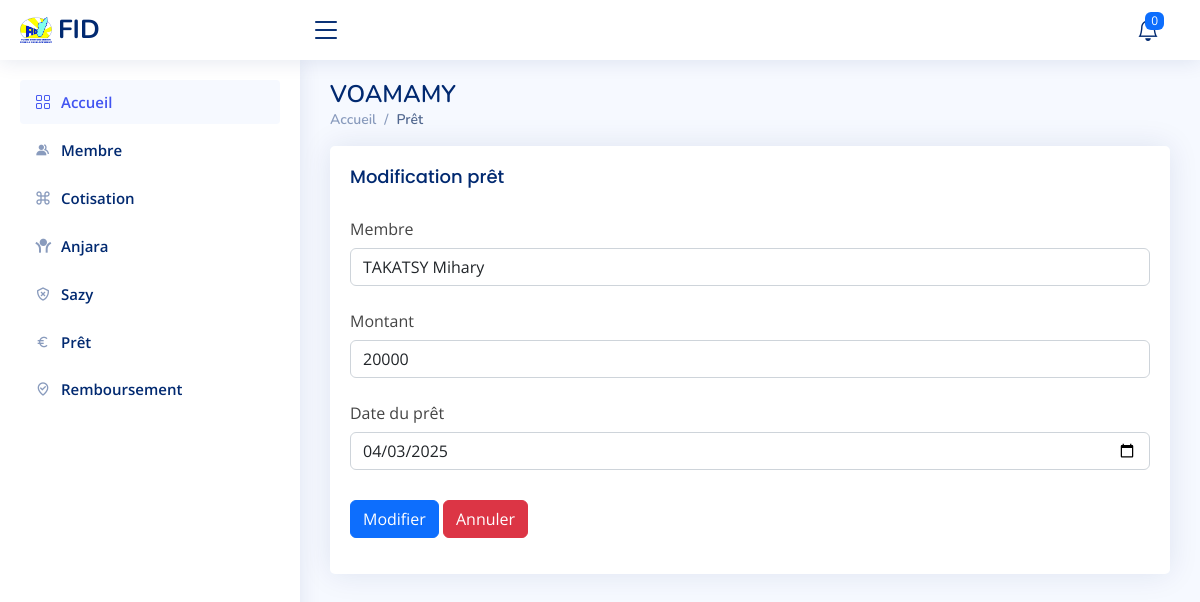
Screenshot of /index.php/vm_controller/pret/modifier/23 with the database file from the repository.
### tables this page shows
CREATE TABLE `pret` (
  `ID_pret` int(10) NOT NULL,
  `ID_membre` int(10) NOT NULL,
  `Montant` double NOT NULL,
  `Date_pret` date NOT NULL,
  `Statut` varchar(25) NOT NULL DEFAULT 'encours',
  `lu` tinyint(1) DEFAULT 0
);

CREATE TABLE `membre` (
  `ID_membre` int(10) NOT NULL,
  `Nom` varchar(50) NOT NULL,
  `Prenom` varchar(50) NOT NULL
);

### application/controllers/vm_controller.php (called while the page is built, shortened)
<?php
class vm_controller extends CI_Controller {
    public function __construct() {
        $this->load->model('vm_model');
        $this->load->library(['form_validation', 'session']);
        $this->load->helper(['url', 'form']);
    }
public function pret($action = null, $ID_pret = null){
        $this->load->model('vm_model');
        $data = [];
        if ($action === 'modifier' && !empty($ID_pret)) {
            $data['pret'] = $this->vm_model->get_pret($ID_pret);
            $data['membre'] = $this->vm_model->pret();
            $this->load->view('modif_pret_view', $data);
            return;
        }
        $data['membre'] = $this->vm_model->membre();
        $data['pret'] = $this->vm_model->pret();
        $data['reste'] = $this->vm_model->get_reste_a_payer($ID_pret);
        $data['montantrembourser'] = $this->vm_model->get_montant_a_rembourser($ID_pret);
        $data['totalrembourser'] = $this->vm_model->get_total_rembourser($ID_pret);
        $data['prets_en_retard'] = $this->prets_en_retard();
        $data['count_prets_en_retard'] = count($data['prets_en_retard']);
        $this->load->view('pret_view', $data);
}
}

### index.php (called while the page is built, shortened)
<?php
require_once BASEPATH.'core/CodeIgniter.php';

### application/models/vm_model.php (called while the page is built, shortened)
<?php
class Vm_model extends CI_Model {
    public function get_pret($ID_pret) {
        $query = $this->db->query("SELECT * FROM membre, pret WHERE membre.ID_membre= pret.ID_membre and pret.ID_pret = '$ID_pret' ");
        return $query->row();
    }
}
?>

### application/views/modif_pret_view.php (the view, shortened to what this page needs)
  <main id="main" class="main">
<div class="pagetitle">
<h1>VOAMAMY</h1>
  <nav>
    <ol class="breadcrumb">
      <li class="breadcrumb-item"><a href="<?php echo base_url().'index.php/vm_controller/index'; ?>">Accueil</a></li>
      <li class="breadcrumb-item active">Prêt</li>
    </ol>
  </nav>
</div>
<section class="section">
      <div class="card">
        <div class="card-body">
          <h5 class="card-title">Modification prêt</h5>
          <form id="form" class="form-material" method="POST" action="<?php echo base_url().'index.php/vm_controller/pret'; ?>">
            <div class="row mb-3">
                <label for="inputText" class="col-sm-3 col-form-label">Membre</label>
                <div class="col-sm-12">
                    <select name="ID_membre" class="form-control" required>
                    <option value="<?= $pret->ID_membre ?>"><?= $pret->Nom.' '.$pret->Prenom  ?></option>
                </select>
                </div>
                </div>
            <div class="row mb-3">
                <label for="inputNumber" class="col-sm-4 col-form-label">Montant</label>
                <div class="col-sm-12">
                  <input type="number" name="Montant"   value="<?= $pret->Montant ?>" class="form-control" placeholder="Montant à prêter" required>
                </div>
              </div>
              <div class="row mb-3">
                <label for="inputNumber" class="col-sm-4 col-form-label">Date du prêt</label>
                <div class="col-sm-12">
                  <input type="date"  name="Date_pret"  value="<?= $pret->Date_pret ?>" class="form-control" required>
                </div>
              </div>
            <div class="row mb-3">
              <label class="col-sm-2 col-form-label"></label>
              <div class="col-sm-12">
              <button type="submit" id="submit"  name="submit" class="btn btn-primary">Modifier</button>
                    <a href="<?php echo base_url().'index.php/vm_controller/pret'; ?>" class="btn btn-danger">Annuler</a>
              </div>
            </div>
          </form>
        </div>
      </div>
</section>
</main>

### assets/css/style.css (style rules this page uses)
:root { scroll-behavior: smooth; }
a { color: #4154f1; text-decoration: none; }
h1, h2, h3, h4, h5, h6 { font-family: "Nunito", sans-serif; }
#main { margin-top: 60px; padding: 20px 30px; transition: all 0.3s; }
.pagetitle { margin-bottom: 10px; }
.pagetitle h1 { font-size: 24px; margin-bottom: 0; font-weight: 600; color: #012970; }
.card { margin-bottom: 30px; border: none; border-radius: 5px; box-shadow: 0px 0 30px rgba(1, 41, 112, 0.1); }
.card-title { padding: 20px 0 15px 0; font-size: 18px; font-weight: 500; color: #012970; font-family: "Poppins", sans-serif; }
.card-body { padding: 0 20px 20px 20px; }
.breadcrumb { font-size: 14px; font-family: "Nunito", sans-serif; color: #899bbd; font-weight: 600; }
.breadcrumb a { color: #899bbd; transition: 0.3s; }
.breadcrumb .breadcrumb-item::before { color: #899bbd; }
.breadcrumb .active { color: #51678f; font-weight: 600; }
@media (min-width: 1200px) { #main, #footer { margin-left: 300px; } }

### rows the page displays
pret: ID_membre "TAKATSY Mihary", Montant "20000", Date_pret "04/03/2025"
